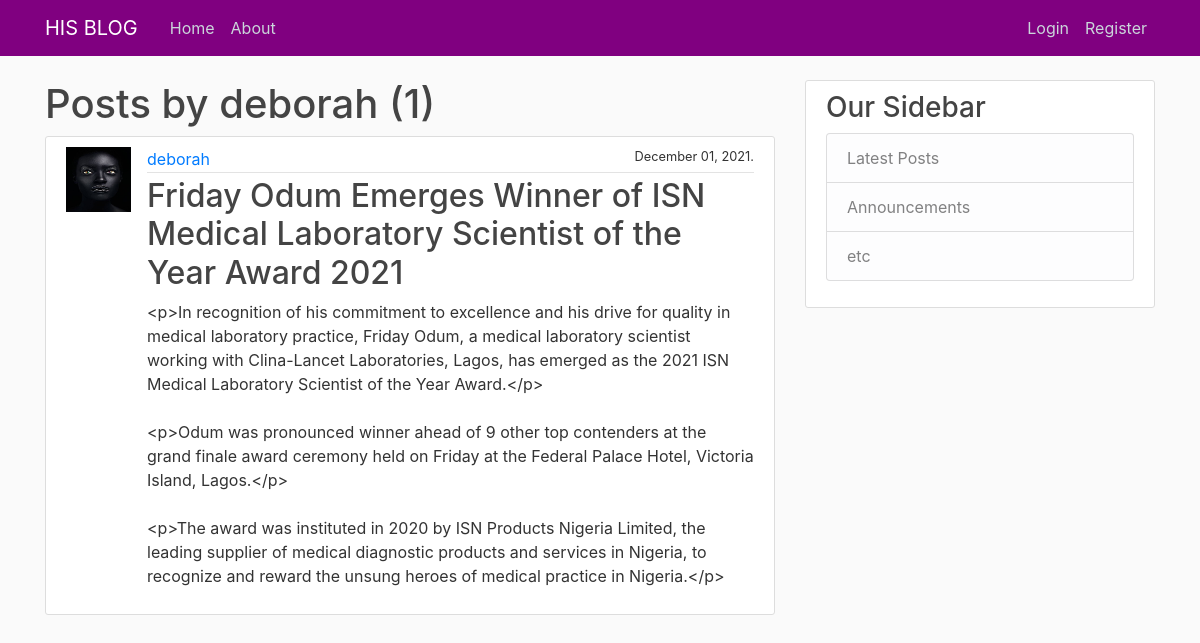
Screenshot of /user/deborah/ with the database file from the repository.
### blog/models.py (models this page shows, shortened)
class Post(models.Model):
    title = models.CharField(max_length=200)
    content = RichTextField(blank=True, null=True)
    date_posted = models.DateTimeField(default=timezone.now)
    author = models.ForeignKey(User, on_delete=models.CASCADE)
    category = models.ForeignKey(Category, default="", on_delete=models.CASCADE)
    label = models.CharField(choices=LABEL_CHOICES, max_length=1)
    post_choices = models.CharField(choices=POST_CHOICES, max_length=1)
    image = models.ImageField(default="newpost.jpg", upload_to="default_pics")
    likes = models.ManyToManyField(User, related_name="blog_posts")

### users/models.py (models this page shows, shortened)
class Profile(models.Model):
    user = models.OneToOneField(User, on_delete=models.CASCADE)
    image = models.ImageField(default="user.jpg", upload_to='profile_pics')

### blog/views.py (the view)
# urls.py: path("user/<str:username>/", UserPostListView.as_view(), name="user_posts"),
class UserPostListView(ListView):
    model = Post
    template_name = "blog/user_posts.html"
    context_object_name = "posts"
    ordering = ["-date_posted"]
    paginate_by = 4
    def get_queryset(self):
        user = get_object_or_404(User, username=self.kwargs.get('username'))
        return Post.objects.filter(author=user).order_by("-date_posted")

### blog/templates/blog/user_posts.html (shortened to what this page needs)
{% extends "blog/base.html" %}
{% block content %}
<h1>Posts by {{ view.kwargs.username }} ({{ page_obj.paginator.count }})</h1>
{% for post in posts %}
    <article class="media content-section">
        <img class="rounded-square article-img" src="{{ post.author.profile.image.url }}" alt="Author's Image">
        <div class="media-body">
        <div class="article-metadata">
            <a class="mr-2" href="">{{ post.author }}</a>
            <small id="date">{{ post.date_posted|date:"F d, Y" }}.</small>
        </div>
        <h2><a class="article-title" href="{% url 'post_detail' post.id %}">{{ post.title }}</a></h2>
        <p class="article-content">{{ post.content }}</p>
        </div>
    </article>
{% endfor %}
{% endblock content %}

### blog/templates/blog/base.html (shortened to what this page needs)
{% load static %}
<!DOCTYPE html>
<html>
<head>
    <link rel="stylesheet" href="https://maxcdn.bootstrapcdn.com/bootstrap/4.0.0/css/bootstrap.min.css">
    <link rel="stylesheet" type="text/css" href="{% static 'blog/main.css' %}">
    <link rel="stylesheet" href="https://use.fontawesome.com/releases/v5.11.2/css/all.css">
</head>
<body>
    <header class="site-header">
      <nav class="navbar navbar-expand-md navbar-dark bg-steel fixed-top">
        <div class="container">
          <a class="navbar-brand mr-4" href="{% url 'home' %}">HIS BLOG</a>
          <div class="collapse navbar-collapse" id="navbarToggle">
            <div class="navbar-nav mr-auto">
              <a class="nav-item nav-link" href="{% url 'home' %}">Home</a>
              <a class="nav-item nav-link" href="{% url 'about' %}">About</a>
            </div>
              <div class="navbar-nav">
                {% if user.is_authenticated %}
                  <li class="nav-item dropdown">
                    <a class="nav-link dropdown-toggle" href="#" id="navbarDropdown"
                    role="button" data-toggle="dropdown" aria-haspopup="true"
                    aria-expanded="false">Hi, {{ user.username.upper }}</a>
                    <div class="dropdown-menu" aria-labelledby="navbarDropdown">
                      <a class="dropdown-item" href="{% url 'profile' %}">Profile</a>
                      <a class="dropdown-item" href="">Create Post</a>
                      <a class="dropdown-item" href="{% url 'logout' %}">Logout</a>
                    </div>
                  </li>
                {% else %}
                  <a class="nav-item nav-link" href="{% url 'login' %}">Login</a>
                  <a class="nav-item nav-link" href="{% url 'register' %}">Register</a>
                {% endif %}
              </div>
        </div>
      </nav>
    </header>
    <main role="main" class="container">
      <div class="row">
        <div class="col-md-8">
          {% block content %}{% endblock %}
        </div>
        <div class="col-md-4">
          <div class="content-section">
            <h3>Our Sidebar</h3>
              <ul class="list-group">
                <li class="list-group-item list-group-item-light">Latest Posts</li>
                <li class="list-group-item list-group-item-light">Announcements</li>
                <li class="list-group-item list-group-item-light">etc</li>
              </ul>
          </div>
        </div>
      </div>
    </main>
</body>
</html>

### blog/static/blog/main.css (style rules this page uses)
body { background: #fafafa; color: #333333; margin-top: 5rem; }
h1, h2, h3, h4, h5, h6 { color: #444444; }
ul { margin: 0; }
.bg-steel { background-color: purple; }
.site-header .navbar-nav .nav-link { color: #cbd5db; }
.content-section { background: #ffffff; padding: 10px 20px; border: 1px solid #dddddd; border-radius: 3px; margin-bottom: 20px; }
.article-title { color: #444444; }
.article-content { white-space: pre-line; }
.article-img { height: 65px; width: 65px; margin-right: 16px; }
.article-metadata { padding-bottom: 1px; margin-bottom: 4px; border-bottom: 1px solid #e3e3e3 }
#date { float: right; }

### rows the page displays
Post: author.profile.image (picture), author "deborah", date_posted "December 01, 2021", title "Friday Odum Emerges Winner of ISN Medical Laboratory Scientist of the Year Award 2021", content "<p>In recognition of his commitment to excellence and his drive for quality in medical laboratory practice, Friday Odum, a medical laboratory scientist working with Clina-Lancet Laboratories, Lagos, has emerged as the 2021 ISN Medical Laboratory Scientist of the Year Award.</p> <p>Odum was pronounced winner ahead of 9 other top contenders at the grand finale award ceremony held on Friday at the Federal Palace Hotel, Victoria Island, Lagos.</p> <p>The award was instituted in 2020 by ISN Products Nigeria Limited, the leading supplier of medical diagnostic products and services in Nigeria, to recognize and reward the unsung heroes of medical practice in Nigeria.</p>"

### other values shown
{{ view.kwargs.username }} "deborah"
{{ page_obj.paginator.count }} "1"
